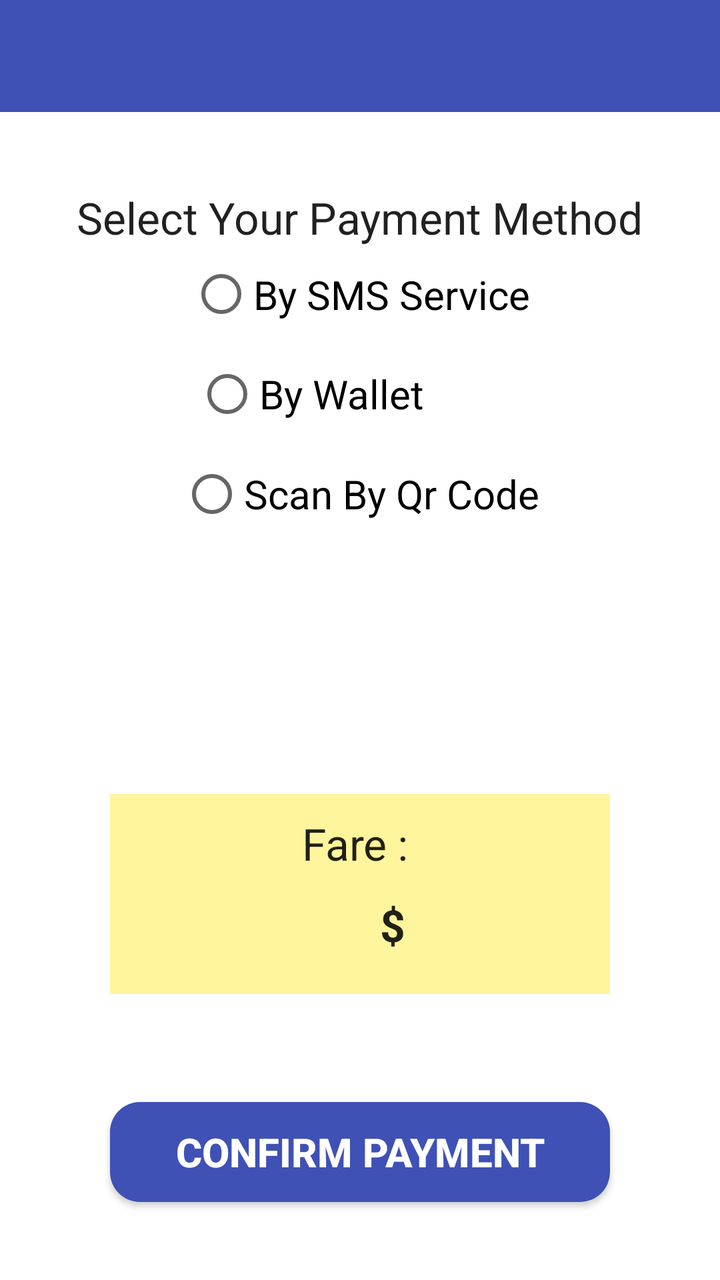
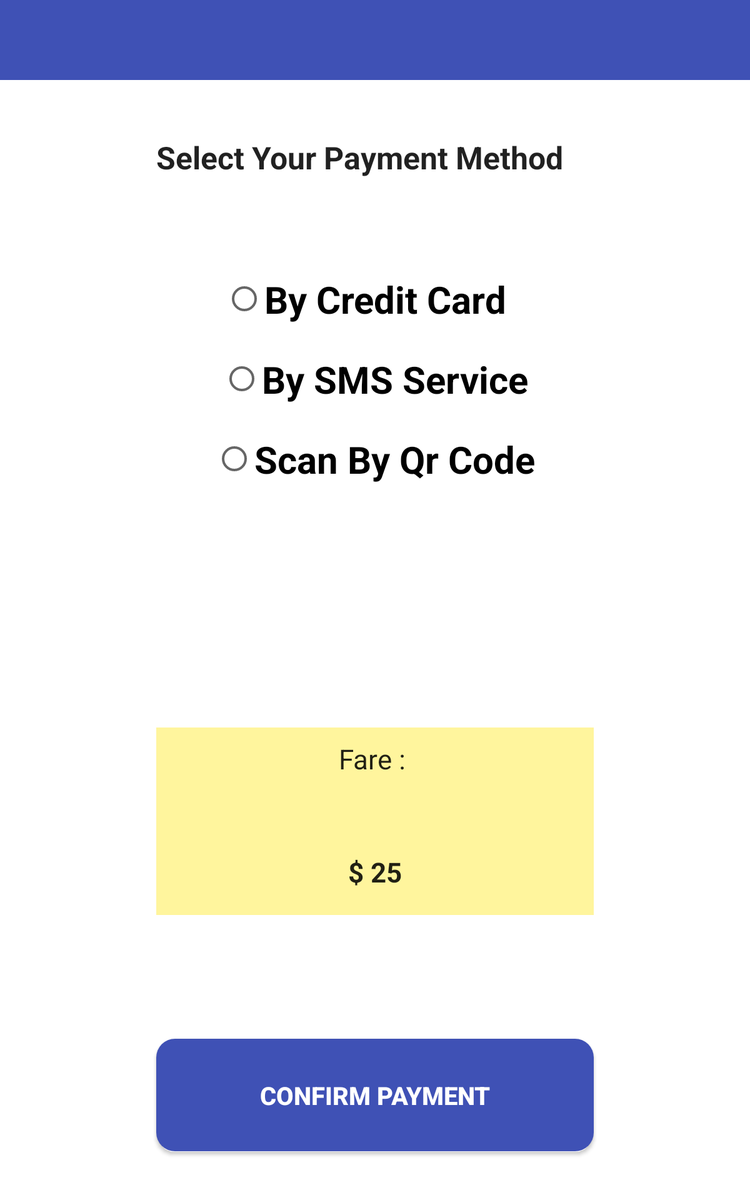

The same Android screen from two of the app's own layout files: first res/layout/ as a phone draws it, then the repository's variant for another configuration, drawn on a device whose configuration selects that folder. Both files follow.
<!-- AndroidManifest.xml: application theme AppTheme -->
<!-- res/layout/activity_payment__method.xml -->
<?xml version="1.0" encoding="utf-8"?>
<RelativeLayout xmlns:android="http://schemas.android.com/apk/res/android"
    xmlns:tools="http://schemas.android.com/tools"
    android:layout_width="match_parent"
    android:layout_height="match_parent"
    android:background="#fff"
    tools:context=".Activities.Payment_Method">


    <include
        android:id="@+id/app_bar"
        layout="@layout/app_bar">

    </include>


    <TextView
        android:layout_width="250dp"
        android:layout_height="100dp"
        android:textAppearance="?android:attr/textAppearanceLarge"
        android:text="Fare : "
        android:id="@+id/textView6"
        android:textAlignment="center"
        android:paddingTop="10dp"
        android:background="#fff59d"
        android:layout_above="@+id/pay"
        android:layout_centerHorizontal="true"
        android:layout_marginBottom="54dp" />

    <TextView
        android:layout_width="wrap_content"
        android:layout_height="wrap_content"
        android:textAppearance="?android:attr/textAppearanceLarge"
        android:id="@+id/fair"
        android:textStyle="bold"
        android:layout_alignBottom="@+id/textView6"
        android:layout_centerHorizontal="true"
        android:layout_marginBottom="20dp"
        android:layout_marginTop="10dp" />

    <Button
        android:layout_width="250dp"
        android:layout_height="50dp"
        android:text="Confirm Payment"
        android:background="@drawable/round_corner_button"
        android:textSize="20sp"
        android:textColor="#fff"
        android:textStyle="bold"
        android:id="@+id/pay"
        android:layout_alignParentBottom="true"
        android:layout_centerHorizontal="true"
        android:layout_marginBottom="39dp" />

    <TextView
        android:layout_width="wrap_content"
        android:layout_height="wrap_content"
        android:textAppearance="?android:attr/textAppearanceLarge"
        android:text="Select Your Payment Method"
        android:id="@+id/textView5"
        android:layout_below="@+id/app_bar"
        android:layout_centerHorizontal="true"
        android:layout_marginTop="38dp" />

    <RadioGroup
        android:layout_width="match_parent"
        android:layout_height="200dp"
        android:weightSum="1"
        android:id="@+id/radioGroup"
        android:textStyle="bold"
        android:layout_below="@+id/textView5"
        android:layout_alignParentStart="true">

        <RadioButton
            android:layout_width="wrap_content"
            android:layout_height="wrap_content"
            android:text="By SMS Service"
            android:id="@+id/radioButton"
            android:textSize="20sp"
            android:layout_gravity="center_horizontal"
            android:checked="false"
            android:layout_weight="0.19" />

        <RadioButton
            android:layout_width="wrap_content"
            android:layout_height="wrap_content"
            android:text="By Wallet          "
            android:textSize="20sp"
            android:id="@+id/radioButton2"
            android:layout_gravity="center_horizontal"
            android:checked="false"
            android:layout_marginTop="10dp" />

        <RadioButton
            android:layout_width="wrap_content"
            android:layout_height="wrap_content"
            android:text="Scan By Qr Code"
            android:id="@+id/radioButton3"
            android:textSize="20sp"
            android:layout_marginTop="10dp"
            android:layout_gravity="center_horizontal"
            android:layout_weight="0.19"
            android:checked="false" />
    </RadioGroup>

    <TextView
        android:layout_width="wrap_content"
        android:layout_height="wrap_content"
        android:textAppearance="?android:attr/textAppearanceLarge"
        android:text="$"
        android:id="@+id/textView10"
        android:textStyle="bold"
        android:layout_marginLeft="10dp"
        android:layout_alignBottom="@+id/fair"
        android:layout_toEndOf="@+id/fair" />
</RelativeLayout>
<!-- res/layout/app_bar.xml (included above) -->
<?xml version="1.0" encoding="utf-8"?>
<android.support.v7.widget.Toolbar

xmlns:android="http://schemas.android.com/apk/res/android"

    android:orientation="vertical"
    android:layout_width="match_parent"
    android:layout_height="wrap_content"
    android:background="@color/colorPrimary"
    >

</android.support.v7.widget.Toolbar>
<!-- resources referenced by this layout -->
<resources>
  <color name="colorPrimary">#3F51B5</color>
  <!-- drawable round_corner_button (drawable) -->
  <?xml version="1.0" encoding="utf-8"?>
  <shape xmlns:android="http://schemas.android.com/apk/res/android"
      android:shape="rectangle" android:padding="10dp">
      <solid android:color="@color/colorPrimary"/>
  
  
  
      <corners
          android:bottomRightRadius="15dp"
          android:bottomLeftRadius="15dp"
          android:topLeftRadius="15dp"
          android:topRightRadius="15dp"/>
  </shape>
  <style name="AppTheme" parent="Theme.AppCompat.Light.NoActionBar">
          
          <item name="colorPrimary">@color/colorPrimary</item>
          <item name="colorPrimaryDark">@color/colorPrimaryDark</item>
          <item name="colorAccent">@color/colorAccent</item>
      </style>
  <color name="colorPrimaryDark">#303F9F</color>
  <color name="colorAccent">#89BCEB</color>
</resources>
<!-- res/layout-sw600dp/activity_payment__method.xml (the repository's variant of the layout above) -->
<!-- drawn on a 7-inch tablet held upright -->
<?xml version="1.0" encoding="utf-8"?>
<RelativeLayout xmlns:android="http://schemas.android.com/apk/res/android"
    xmlns:tools="http://schemas.android.com/tools"
    android:layout_width="match_parent"
    android:layout_height="match_parent"
    android:background="#fff"
    tools:context="com.cybussolutions.ticketvalidator.Payment_Method">


    <include
        android:id="@+id/app_bar"
        layout="@layout/app_bar">

    </include>


    <TextView
        android:layout_width="350dp"
        android:layout_height="150dp"
        android:textAppearance="?android:attr/textAppearanceLarge"
        android:text="Fare : "
        android:id="@+id/textView6"
        android:textAlignment="center"
        android:paddingTop="10dp"
        android:background="#fff59d"
        android:layout_above="@+id/pay"
        android:layout_centerHorizontal="true"
        android:layout_marginBottom="99dp" />

    <TextView
        android:layout_width="wrap_content"
        android:layout_height="wrap_content"
        android:textAppearance="?android:attr/textAppearanceLarge"
        android:text="$ 25"
        android:id="@+id/fair"
        android:textStyle="bold"
        android:layout_alignBottom="@+id/textView6"
        android:layout_centerHorizontal="true"
        android:layout_marginBottom="20dp"
        android:layout_marginTop="10dp" />

    <Button
        android:layout_width="350dp"
        android:layout_height="90dp"
        android:text="Confirm Payment"
        android:background="@drawable/round_corner_button"
        android:textSize="20sp"
        android:textColor="#fff"
        android:textStyle="bold"
        android:id="@+id/pay"
        android:layout_alignParentBottom="true"
        android:layout_centerHorizontal="true"
        android:layout_marginBottom="39dp" />

    <TextView
        android:layout_width="wrap_content"
        android:layout_height="wrap_content"
        android:textAppearance="?android:attr/textAppearanceLarge"
        android:text="Select Your Payment Method"
        android:id="@+id/textView5"
        android:textSize="25sp"
        android:textStyle="bold"
        android:layout_marginTop="45dp"
        android:layout_below="@+id/app_bar"
        android:layout_alignStart="@+id/textView6" />

    <RadioGroup
        android:layout_width="match_parent"
        android:layout_height="200dp"
        android:weightSum="1"
        android:id="@+id/radioGroup"
        android:textStyle="bold"
        android:layout_below="@+id/textView5"
        android:layout_alignParentStart="true"
        android:layout_marginTop="73dp">

        <RadioButton
            android:layout_width="wrap_content"
            android:layout_height="wrap_content"
            android:text="By Credit Card  "
            android:id="@+id/radioButton"
            android:textSize="30sp"
            android:textStyle="bold"
            android:layout_gravity="center_horizontal"
            android:checked="false"
            android:layout_weight="0.19" />

        <RadioButton
            android:layout_width="wrap_content"
            android:layout_height="wrap_content"
            android:text="By SMS Service"
            android:textSize="30sp"
            android:textStyle="bold"
            android:id="@+id/radioButton2"
            android:layout_gravity="center_horizontal"
            android:checked="false"
            android:layout_marginTop="20dp" />

        <RadioButton
            android:layout_width="wrap_content"
            android:layout_height="wrap_content"
            android:text="Scan By Qr Code"
            android:id="@+id/radioButton3"
            android:textSize="30sp"
            android:textStyle="bold"
            android:layout_marginTop="20dp"
            android:layout_gravity="center_horizontal"
            android:layout_weight="0.19"
            android:checked="false" />
    </RadioGroup>
</RelativeLayout>
